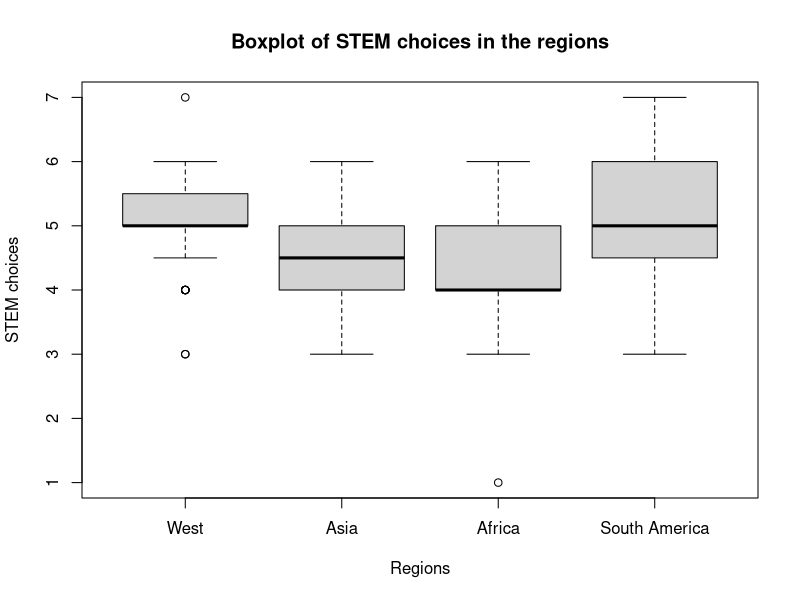
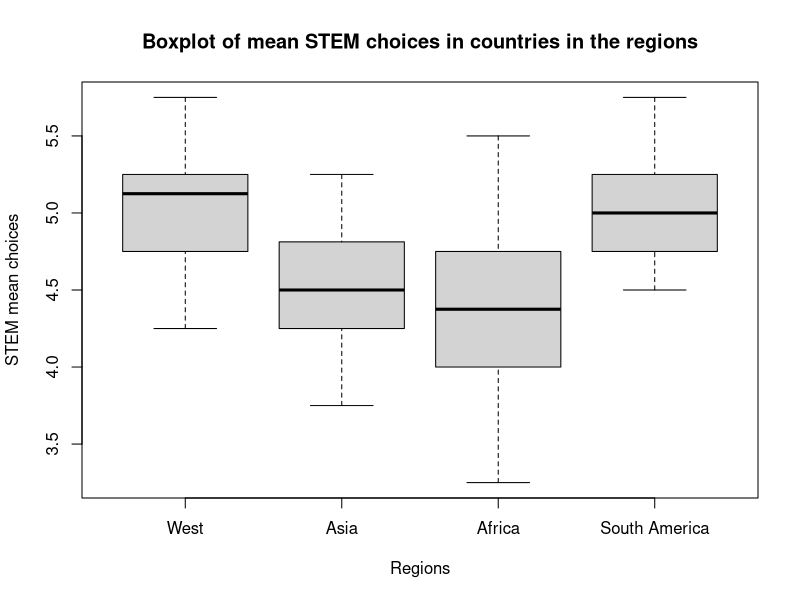
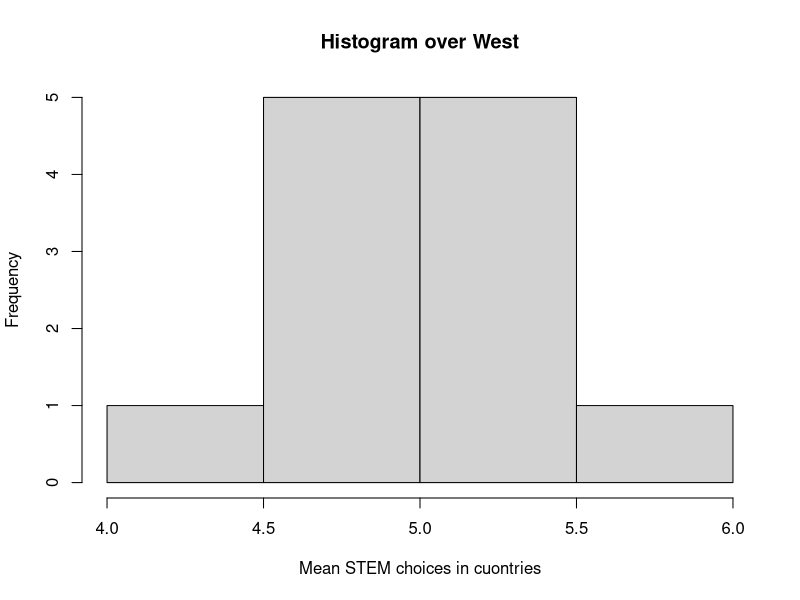
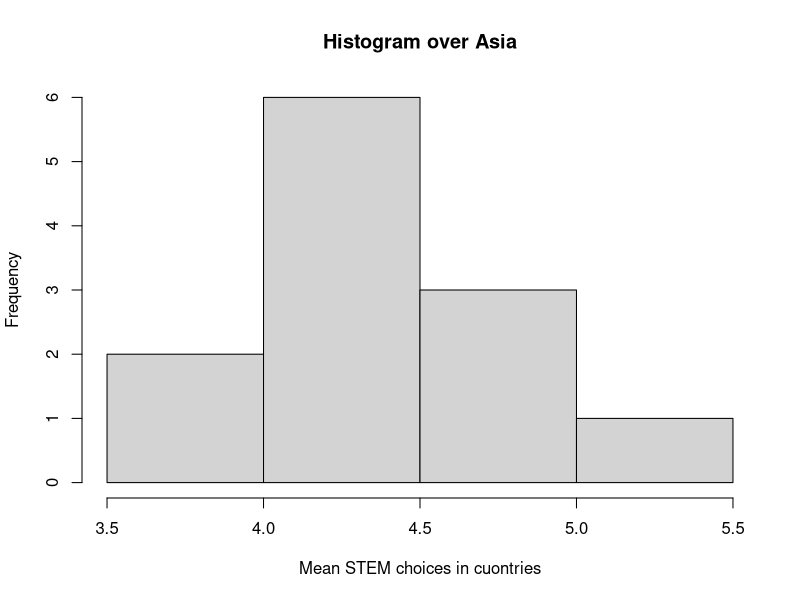
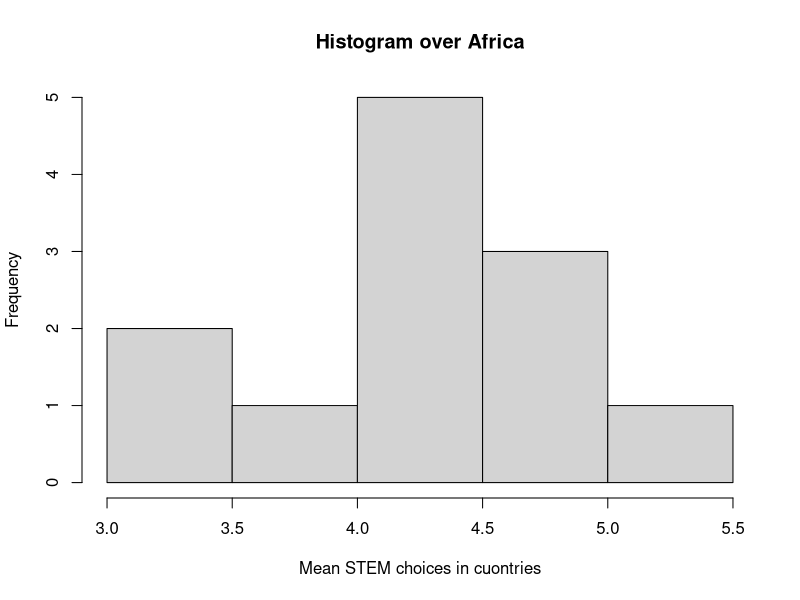
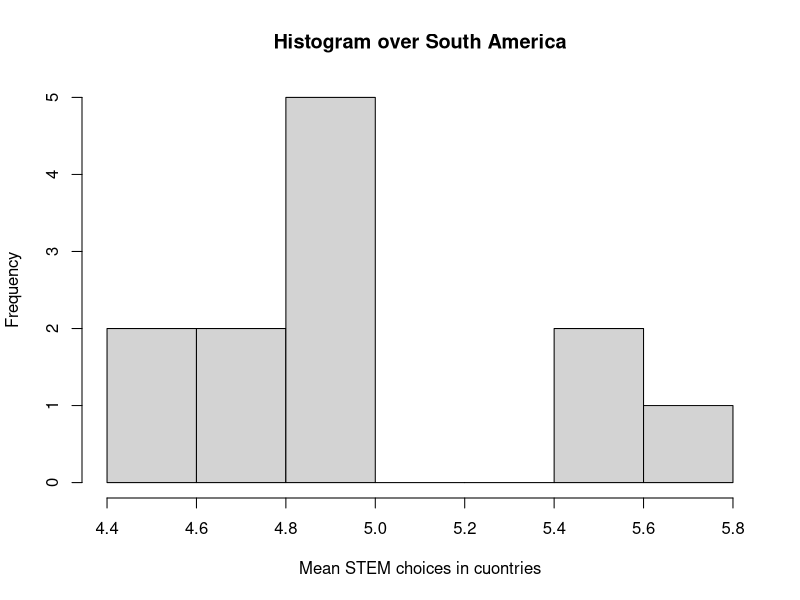

Write R code to recreate these figures, in order.
library(pwr)

data <- read.csv('project_data.csv', header = TRUE)

west_data <- subset(data, Region == "West")
asia_data <- subset(data, Region == "Asia")
africa_data <- subset(data, Region == "Africa")
south_america_data <- subset(data, Region == "SouthAmerica")

west_data_mean <- aggregate(STEM_choices ~ Region + Land, data = west_data, FUN = mean)
asia_data_mean <- aggregate(STEM_choices ~ Region + Land, data = asia_data, FUN = mean)
africa_data_mean <- aggregate(STEM_choices ~ Region + Land, data = africa_data, FUN = mean)
south_america_data_mean <- aggregate(STEM_choices ~ Region + Land, data = south_america_data, FUN = mean)
all_means <- rbind(west_data_mean, asia_data_mean, africa_data_mean, south_america_data_mean)

boxplot(west_data$STEM_choices, asia_data$STEM_choices, africa_data$STEM_choices, south_america_data$STEM_choices,
        names=c("West", "Asia", "Africa", "South America"),
        xlab="Regions", ylab="STEM choices", main='Boxplot of STEM choices in the regions')

boxplot(west_data_mean$STEM_choices, asia_data_mean$STEM_choices, africa_data_mean$STEM_choices, south_america_data_mean$STEM_choices,
        names=c("West", "Asia", "Africa", "South America"),
        xlab="Regions", ylab="STEM mean choices", main='Boxplot of mean STEM choices in countries in the regions')

hist(west_data_mean$STEM_choices, xlab='Mean STEM choices in cuontries', main='Histogram over West')
hist(asia_data_mean$STEM_choices, xlab='Mean STEM choices in cuontries', main='Histogram over Asia')
hist(africa_data_mean$STEM_choices, xlab='Mean STEM choices in cuontries', main='Histogram over Africa')
hist(south_america_data_mean$STEM_choices, xlab='Mean STEM choices in cuontries', main='Histogram over South America')

shapiro.test(west_data_mean$STEM_choices)
shapiro.test(asia_data_mean$STEM_choices)
shapiro.test(africa_data_mean$STEM_choices)
shapiro.test(south_america_data_mean$STEM_choices)

bartlett.test(list(west_data_mean$STEM_choices, asia_data_mean$STEM_choices, africa_data_mean$STEM_choices, south_america_data_mean$STEM_choices))


pwr.anova.test(k = 4,
               n = NULL,
               f = 0.5,
               sig.level = 0.05,
               power = 0.8)

anova_result <- aov(STEM_choices ~ Region, data = all_means)
summary(anova_result)

tukey_result <- TukeyHSD(anova_result)
print(tukey_result)
